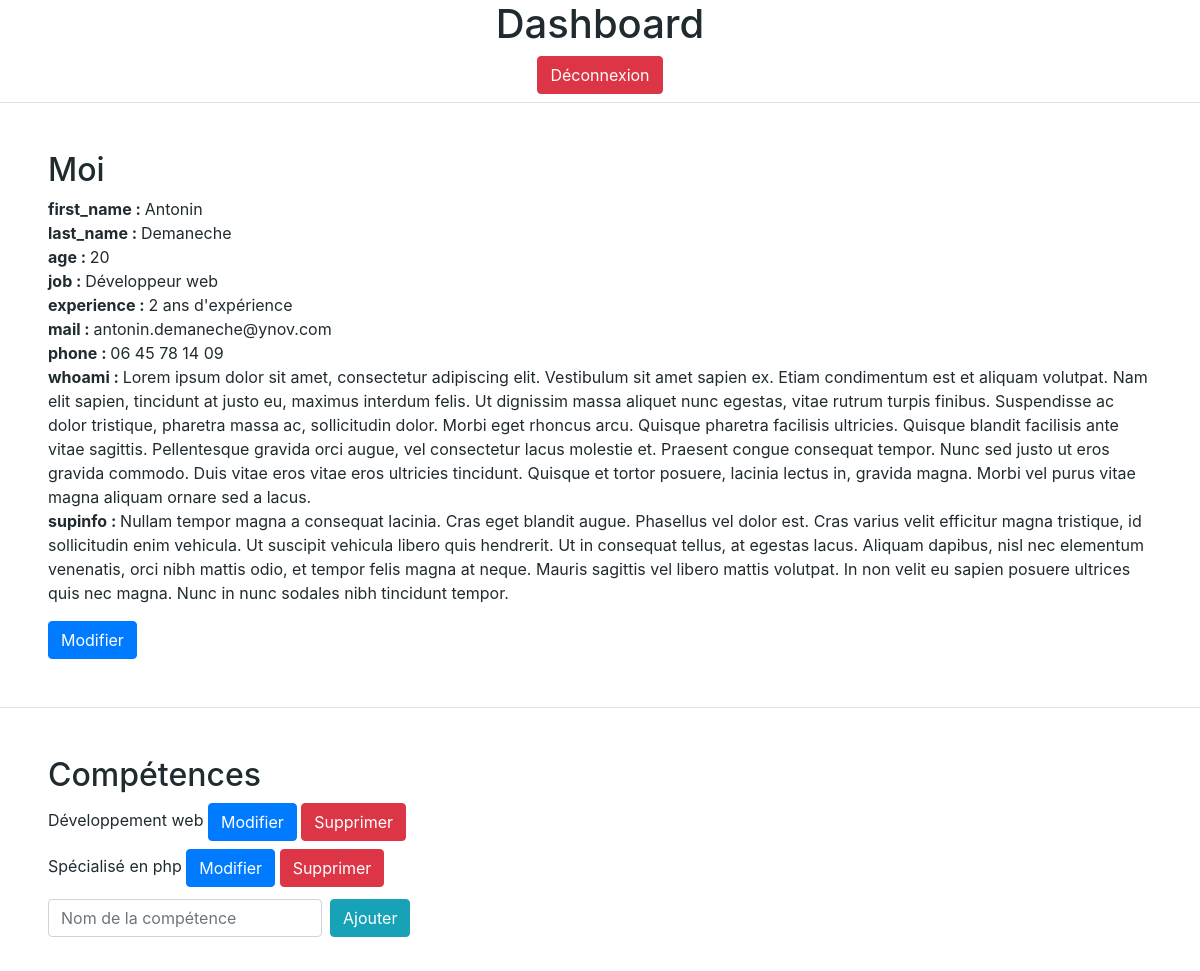
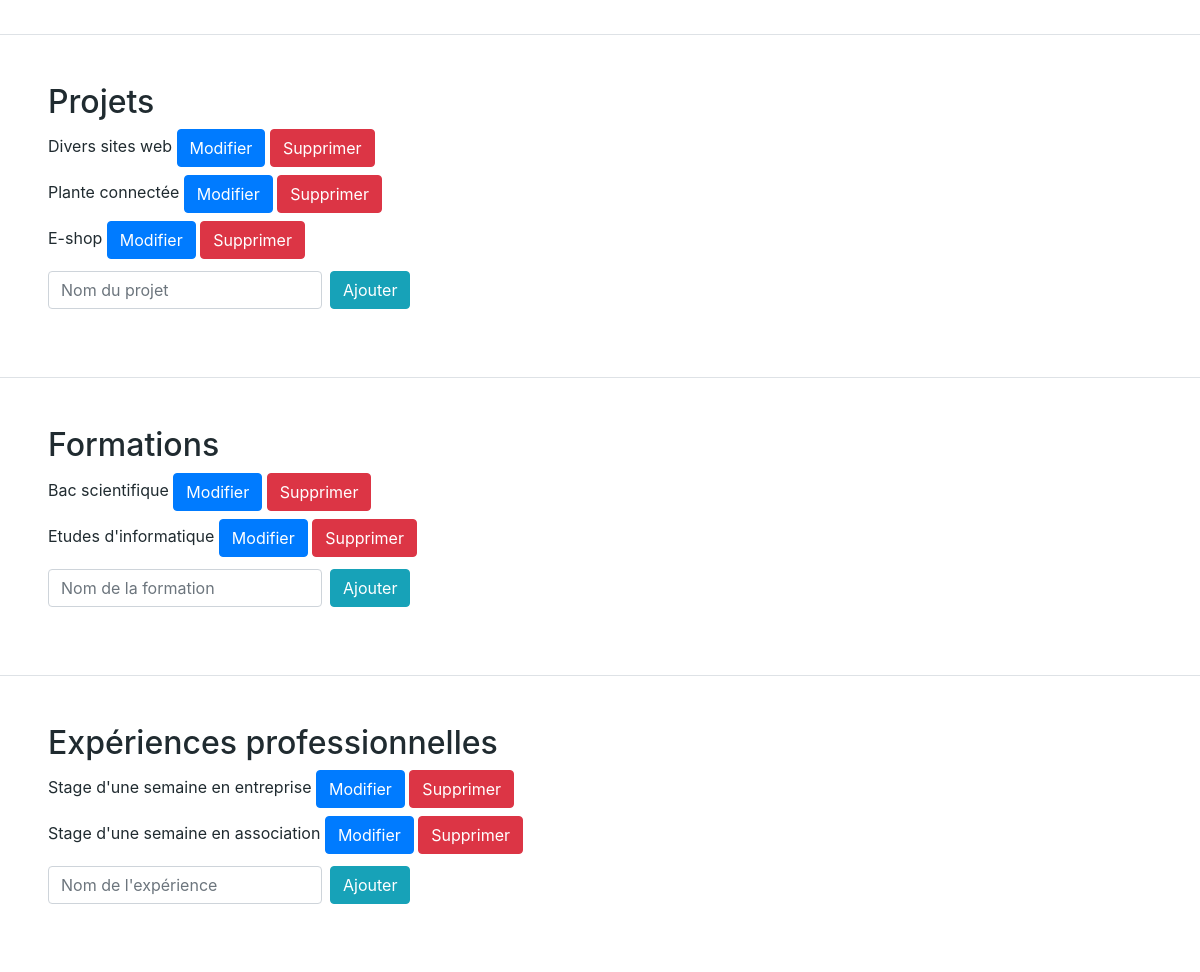
The app's page /admin.php (signed in) with its own data (2 pictures, top to bottom).
### tables this page shows
CREATE TABLE `me` (
  `id` int(11) NOT NULL,
  `first_name` varchar(255) NOT NULL,
  `last_name` varchar(255) NOT NULL,
  `age` int(11) NOT NULL,
  `job` varchar(255) NOT NULL,
  `experience` varchar(255) NOT NULL,
  `mail` varchar(255) NOT NULL,
  `phone` varchar(255) NOT NULL,
  `whoami` text NOT NULL,
  `supinfo` text NOT NULL
);

CREATE TABLE `skills` (
  `id` int(11) NOT NULL,
  `name` varchar(255) NOT NULL
);

CREATE TABLE `projects` (
  `id` int(11) NOT NULL,
  `name` varchar(255) NOT NULL
);

CREATE TABLE `formations` (
  `id` int(11) NOT NULL,
  `name` varchar(255) NOT NULL
);

CREATE TABLE `experiences` (
  `id` int(11) NOT NULL,
  `name` varchar(255) NOT NULL
);

### requetes.php (called while the page is built)
<?php
$me = $db->query("SELECT * FROM me WHERE id = 1");
$me = $me->fetch(PDO::FETCH_ASSOC);
$skills = $db->query("SELECT * FROM skills");
$skills = $skills->fetchAll();
$formations = $db->query("SELECT * FROM formations");
$formations = $formations->fetchAll();
$experiences = $db->query("SELECT * FROM experiences");
$experiences = $experiences->fetchAll();
$projects = $db->query("SELECT * FROM projects");
$projects = $projects->fetchAll();
?>

### dashboard.php (the view, shortened to what this page needs)
<?php require_once('requetes.php'); ?>
<!doctype html>
<html lang="fr">
<head>
    <link href="style.css" rel="stylesheet">
    <link rel="stylesheet" href="https://stackpath.bootstrapcdn.com/bootstrap/4.3.1/css/bootstrap.min.css">
</head>
<body>
  <h1>Dashboard</h1>
  <form action="admin.php" method="post">
    <button class="btn btn-danger d-block mx-auto mb-2" type="submit" name="disconnect">Déconnexion</button>
  </form>
  <section class="border-top p-5">
    <h2>Moi</h2>
    <?php if(isset($_POST['mme'])) { ?>
      <form action="admin.php" method="post">
        <?php
        foreach ($me as $key => $value) {
          if($key != "age" && $key != 'id' && $key != 'whoami' && $key != 'supinfo') { ?>
            <label><?= $key ?> : </label><input class="form-control my-1" type="text" name="<?= $key ?>" value="<?= $value ?>" />
          <?php } else if ($key == "age") { ?>
            <label><?= $key ?> : </label><input class="form-control my-1" type="number" name="<?= $key ?>" value="<?= $value ?>" />
          <?php } else if ($key == 'whoami' || $key == 'supinfo') { ?>
            <label><?= $key ?> : </label><textarea class="form-control my-1" name="<?= $key ?>" /><?= $value ?></textarea>
          <?php }
        }
        ?>
        <button class="btn btn-success" type="submit" name="sme">Sauvegarder</button>
      </form>
    <?php } else { ?>
      <ul class="list-unstyled">
        <?php
        foreach ($me as $key => $value) {
          if($key != 'id') { ?>
            <li><span class="font-weight-bold"><?= $key ?> : </span><?= $value ?></li>
          <?php }
        }
        ?>
      </ul>
      <form action="admin.php" method="post">
        <button class="btn btn-primary" type="submit" name="mme">Modifier</button>
      </form>
    <?php } ?>
  </section>
  <section class="border-top p-5">
    <h2>Compétences</h2>
      <ul class="list-unstyled">
        <?php
        $mskills = false;
        $mskill = false;
        foreach ($skills as $skill) {
          if($mskills && $mskill == $skill['id']) { ?>
            <li>
              <form class="form-inline" action="admin.php" method="post">
                <input class="form-control my-1 mr-2" type="text" name="skill-<?= $skill['id'] ?>" value="<?= $skill['name'] ?>" />
                <button class="btn btn-success" type="submit" name="sskill">Sauvegarder</button>
              </form>
            </li>
          <?php } else { ?>
            <li class="mb-2">
              <form action="admin.php" method="post">
                <?= $skill['name'] ?>
                <button class="btn btn-primary" type="submit" name="mskill-<?= $skill['id'] ?>">Modifier</button>
                <button class="btn btn-danger" type="submit" name="dskill-<?= $skill['id'] ?>">Supprimer</button>
              </form>
            </li>
          <?php }
        }
        ?>
        <form class="form-inline" action="admin.php" method="post">
          <input class="form-control my-1 mr-2" type="text" name="skillname" placeholder="Nom de la compétence" />
          <button class="btn btn-info" type="submit" name="askill">Ajouter</button>
        </form>
      </ul>
  </section>
  <section class="border-top p-5">
    <h2>Projets</h2>
      <ul class="list-unstyled">
        <?php
        $mprojects = false;
        $mproject = false;
        foreach ($projects as $project) {
          if($mprojects && $mproject == $project['id']) { ?>
            <li>
              <form class="form-inline" action="admin.php" method="post">
                <input class="form-control my-1 mr-2" type="text" name="project-<?= $project['id'] ?>" value="<?= $project['name'] ?>" />
                <button class="btn btn-success" type="submit" name="sproject">Sauvegarder</button>
              </form>
            </li>
          <?php } else { ?>
            <li class="mb-2">
              <form action="admin.php" method="post">
                <?= $project['name'] ?>
                <button class="btn btn-primary" type="submit" name="mproject-<?= $project['id'] ?>">Modifier</button>
                <button class="btn btn-danger" type="submit" name="dproject-<?= $project['id'] ?>">Supprimer</button>
              </form>
            </li>
          <?php }
        }
        ?>
        <form class="form-inline" action="admin.php" method="post">
          <input class="form-control my-1 mr-2" type="text" name="projectname" placeholder="Nom du projet" />
          <button class="btn btn-info" type="submit" name="aproject">Ajouter</button>
        </form>
      </ul>
  </section>
  <section class="border-top p-5">
    <h2>Formations</h2>
      <ul class="list-unstyled">
        <?php
        $mformations = false;
        $mformation = false;
        foreach ($formations as $formation) {
          if($mformations && $mformation == $formation['id']) { ?>
            <li>
              <form class="form-inline" action="admin.php" method="post">
                <input class="form-control my-1 mr-2" type="text" name="formation-<?= $formation['id'] ?>" value="<?= $formation['name'] ?>" />
                <button class="btn btn-success" type="submit" name="sformation">Sauvegarder</button>
              </form>
            </li>
          <?php } else { ?>
            <li class="mb-2">
              <form action="admin.php" method="post">
                <?= $formation['name'] ?>
                <button class="btn btn-primary" type="submit" name="mformation-<?= $formation['id'] ?>">Modifier</button>
                <button class="btn btn-danger" type="submit" name="dformation-<?= $formation['id'] ?>">Supprimer</button>
              </form>
            </li>
          <?php }
        }
        ?>
        <form class="form-inline" action="admin.php" method="post">
          <input class="form-control my-1 mr-2" type="text" name="formationname" placeholder="Nom de la formation" />
          <button class="btn btn-info" type="submit" name="aformation">Ajouter</button>
        </form>
      </ul>
  </section>
  <section class="border-top p-5">
    <h2>Expériences professionnelles</h2>
      <ul class="list-unstyled">
        <?php
        $mexperiences = false;
        $mexperience = false;
        foreach ($experiences as $experience) {
          if($mexperiences && $mexperience == $experience['id']) { ?>
            <li>
              <form class="form-inline" action="admin.php" method="post">
                <input class="form-control my-1 mr-2" type="text" name="experience-<?= $experience['id'] ?>" value="<?= $experience['name'] ?>" />
                <button class="btn btn-success" type="submit" name="sexperience">Sauvegarder</button>
              </form>
            </li>
          <?php } else { ?>
            <li class="mb-2">
              <form action="admin.php" method="post">
                <?= $experience['name'] ?>
                <button class="btn btn-primary" type="submit" name="mexperience-<?= $experience['id'] ?>">Modifier</button>
                <button class="btn btn-danger" type="submit" name="dexperience-<?= $experience['id'] ?>">Supprimer</button>
              </form>
            </li>
          <?php }
        }
        ?>
        <form class="form-inline" action="admin.php" method="post">
          <input class="form-control my-1 mr-2" type="text" name="experiencename" placeholder="Nom de l'expérience" />
          <button class="btn btn-info" type="submit" name="aexperience">Ajouter</button>
        </form>
      </ul>
  </section>
</body>
</html>

### admin.php (shortened to what this page needs)
<?php
if(isset($_SESSION['connected'])) {
  require_once('dashboard.php');
} ?>

### style.css (style rules this page uses)
body { font-family : Arial; color: #202b30 !important; }
h1 { text-align: center; }

### records on screen
me: first_name "Antonin", last_name "Demaneche", age "20", job "Développeur web", experience "2 ans d'expérience", mail "antonin.demaneche@ynov.com", phone "06 45 78 14 09", whoami "Lorem ipsum dolor sit amet, consectetur adipiscing elit. Vestibulum sit amet sapien ex. Etiam condimentum est et aliquam volutpat. Nam elit sapien, tincidunt at justo eu, maximus interdum felis. Ut dignissim massa aliquet nunc egestas, vitae rutrum turpis finibus. Suspendisse ac dolor tristique, pharetra massa ac, sollicitudin dolor. Morbi eget rhoncus arcu. Quisque pharetra facilisis ultricies. Quisque blandit facilisis ante vitae sagittis. Pellentesque gravida orci augue, vel consectetur lacus molestie et. Praesent congue consequat tempor. Nunc sed justo ut eros gravida commodo. Duis vitae eros vitae eros ultricies tincidunt. Quisque et tortor posuere, lacinia lectus in, gravida magna.…", supinfo "Nullam tempor magna a consequat lacinia. Cras eget blandit augue. Phasellus vel dolor est. Cras varius velit efficitur magna tristique, id sollicitudin enim vehicula. Ut suscipit vehicula libero quis hendrerit. Ut in consequat tellus, at egestas lacus. Aliquam dapibus, nisl nec elementum venenatis, orci nibh mattis odio, et tempor felis magna at neque. Mauris sagittis vel libero mattis volutpat. In non velit eu sapien posuere ultrices quis nec magna. Nunc in nunc sodales nibh tincidunt tempor."
skills: name "Développement web"
skills: name "Spécialisé en php"
projects: name "Divers sites web"
projects: name "Plante connectée"
projects: name "E-shop"
formations: name "Bac scientifique"
formations: name "Etudes d'informatique"
experiences: name "Stage d'une semaine en entreprise"
experiences: name "Stage d'une semaine en association"

### other values on screen
$key "first_name"
$key "last_name"
$key "age"
$key "job"
$key "experience"
$key "mail"
$key "phone"
$key "whoami"
$key "supinfo"
